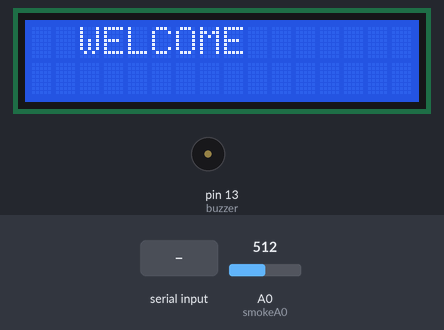
Bench run of a sketch on a simulated Arduino Uno, built with avr-gcc and run on an emulated ATmega328P. On the bench: 16×2 character LCD, buzzer (waves = sounding, pin HIGH). The test bench sets the inputs (shaded band); at power-on: A0 (smokeA0) = 512. What the sketch prints to the serial monitor is not drawn.

Above: at 1.3 s.
1.4 s: "0" received over Serial
At 2.7 s:
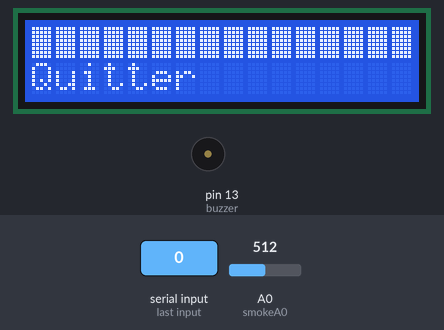
3.1 s: "1" received over Serial
At 4.3 s:
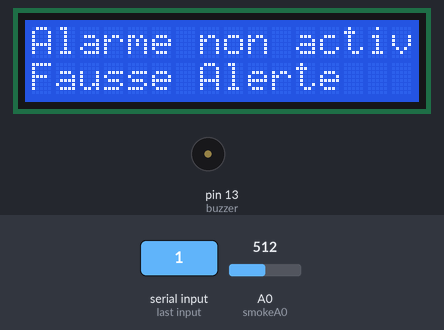
4.6 s: A0 (smokeA0) set to 11
6.1 s: A0 (smokeA0) set to 8
Timing chart, 0 to 9.1 s (numbered marks = the images above; inputs shaded):
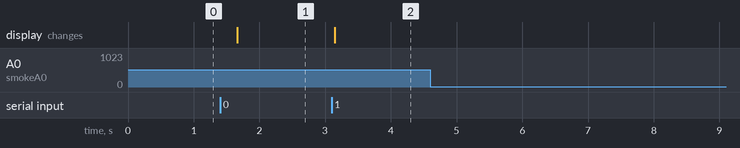

The sketch:

gas_sensor_code_copy_20230426111608.ino
```cpp
#include <LiquidCrystal_I2C.h>

LiquidCrystal_I2C lcd(0x27, 16, 2); /*I2C address 0x27, 16 column and 2 rows*/
int redLed = 12;
int greenLed = 11;
int buzzer = 13;
int smokeA0 = A0;
char data;
int sensorThres = 750; /*Your threshold value*/

void setup() {
  pinMode(buzzer, OUTPUT);
  pinMode(smokeA0, INPUT);


  lcd.begin(16, 2); /*16 colones 2 lignes*/


  lcd.init(); /*initialize the lcd*/
  lcd.backlight();
  lcd.setCursor(2,0);
  lcd.print("WELCOME");
  lcd.setCursor(5,1);
  Serial.begin(9600);/*permet d’initialiser la liaison Série à 9600 */
}

void loop() {
  int analogSensor = analogRead(smokeA0);
  Serial.print("Pin A0: ");
  Serial.println(analogSensor); /*Checks if it has reached the threshold value*/


     if(Serial.available()>0)
    {
      data=Serial.read();
      if(data == '1')
      {
        if(analogSensor>sensorThres)
        {
            lcd.clear();
            Serial.write("ON");
            digitalWrite(buzzer,HIGH);
            delay(1000);
             String CIN="";
      for(int i=0;i<16;i++)
          {

               data=Serial.read();
               CIN+=data;
               lcd.setCursor(3,0);
               lcd.print(CIN);
               lcd.setCursor(0,1);
               lcd.print("Employe Notifié" );
          }
        }
        else {
             lcd.clear();
             lcd.setCursor(0,0);
             lcd.print("Alarme non activé");
             lcd.setCursor(0,1);
             lcd.print("Fausse Alerte" );
             }
      }
      else if(data == '0')
      {
            lcd.clear();
            Serial.write("OFF");
            digitalWrite(buzzer,LOW);
            data=Serial.read();
            String CIN="";
         for(int i=0;i<16;i++)
           {
             data=Serial.read();
             CIN+=data;
             lcd.setCursor(0,0);
             lcd.print(CIN);
             lcd.setCursor(0,1);
             lcd.print("Quitter" );
          }

    }
  }
}
```

Measured:
- after the input at 1.4 s, the display: changes after 0.27 s (image 1)
- after the input at 3.1 s, the display: changes after 0.05 s (image 2)
- after the input at 4.6 s, every drawn part: stays the same
- after the input at 6.1 s, every drawn part: stays the same
